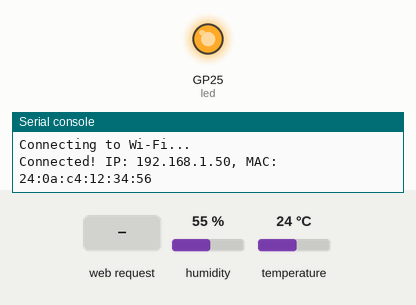
Recording of a program running on a simulated Raspberry Pi Pico running MicroPython. Parts: output pins drawn as LEDs (lit = HIGH), the last lines printed to the serial console. Dashed ring = blinking. Inputs (shaded band) come from the test bench; at power-on: humidity 55 %, temperature 24 °C. WiFi joins after 1.5 s.

Above: at 1.9 s.
At 3.0 s:
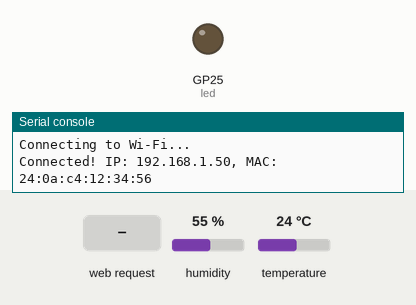
3.1 s: HTTP request GET / received
At 3.85 s:
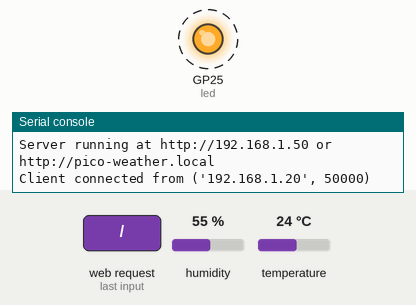
Timing chart, 0 to 6.1 s (numbered marks = the images above; inputs shaded):
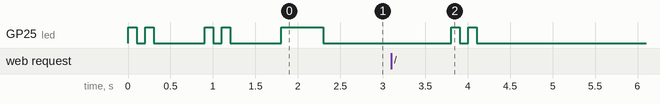

The program:

main.py
```python
import network
import socket
import dht
import machine
import json
import time
import ubinascii

# Wi-Fi credentials (Change these)
SSID = "SSID"
PASSWORD = "PASSWORD"

# Custom hostname (set this to something unique)
HOSTNAME = "pico-weather"

# Initialize Wi-Fi
wlan = network.WLAN(network.STA_IF)
wlan.active(True)
wlan.connect(SSID, PASSWORD)

# LED setup
led = machine.Pin("LED", machine.Pin.OUT)

# LED indication functions
def led_fast_blink():
    for _ in range(2):
        led.on()
        time.sleep(0.1)
        led.off()
        time.sleep(0.1)

def led_slow_blink():
    led.on()
    time.sleep(0.5)
    led.off()
    time.sleep(0.5)

def led_fast_double_blink():
    for _ in range(2):
        led.on()
        time.sleep(0.1)
        led.off()
        time.sleep(0.1)
    time.sleep(0.2)

def led_fade_error():
    for i in range(0, 1024, 64):
        led.duty_u16(i)
        time.sleep(0.02)
    for i in range(1023, -1, -64):
        led.duty_u16(i)
        time.sleep(0.02)
    led.off()

# Connect to Wi-Fi
print("Connecting to Wi-Fi...")
while not wlan.isconnected():
    led_fast_blink()
    time.sleep(0.5)

ip_address = wlan.ifconfig()[0]  # Get the assigned IP address
mac_address = ubinascii.hexlify(wlan.config('mac'), ':').decode()

print(f"Connected! IP: {ip_address}, MAC: {mac_address}")

# Set local hostname for easier access
network.hostname(HOSTNAME)

# DHT11 Sensor on GPIO 1
dht_sensor = dht.DHT11(machine.Pin(1))

# Function to calculate heat index (feels-like temperature)
def calculate_heat_index(temp, humidity):
    c1 = -8.78469475556
    c2 = 1.61139411
    c3 = 2.33854883889
    c4 = -0.14611605
    c5 = -0.012308094
    c6 = -0.0164248277778
    c7 = 0.002211732
    c8 = 0.00072546
    c9 = -0.000003582
    hi = c1 + (c2 * temp) + (c3 * humidity) + (c4 * temp * humidity) + (c5 * temp**2) + (c6 * humidity**2) + (c7 * temp**2 * humidity) + (c8 * temp * humidity**2) + (c9 * temp**2 * humidity**2)
    return round(hi, 2)

# Function to calculate dew point
def calculate_dew_point(temp, humidity):
    a, b = 17.27, 237.7
    alpha = ((a * temp) / (b + temp)) + (humidity / 100.0)
    dew_point = (b * alpha) / (a - alpha)
    return round(dew_point, 2)

# Start Web Server
def start_server():
    addr = socket.getaddrinfo('0.0.0.0', 80)[0][-1]
    server = socket.socket()
    server.bind(addr)
    server.listen(5)
    print(f"Server running at http://{ip_address} or http://{HOSTNAME}.local")

    while True:
        client, addr = server.accept()
        print(f"Client connected from {addr}")
        request = client.recv(1024).decode()

        # Handle CORS Preflight Request
        if "OPTIONS" in request:
            response_headers = (
                "HTTP/1.1 204 No Content\r\n"
                "Access-Control-Allow-Origin: *\r\n"
                "Access-Control-Allow-Methods: GET, POST, OPTIONS\r\n"
                "Access-Control-Allow-Headers: Content-Type\r\n"
                "\r\n"
            )
            client.send(response_headers)
            client.close()
            continue

        try:
            led_fast_double_blink()  # Indicate data transfer

            dht_sensor.measure()
            temperature = dht_sensor.temperature()  # °C
            humidity = dht_sensor.humidity()  # %

            heat_index = calculate_heat_index(temperature, humidity)
            dew_point = calculate_dew_point(temperature, humidity)

            data = {
                "ip": f"http://{ip_address}",
                "hostname": f"http://{HOSTNAME}.local",
                "mac": mac_address,
                "temperature_C": temperature,
                "temperature_F": round(temperature * 9/5 + 32, 2),
                "humidity": humidity,
                "heat_index_C": heat_index,
                "heat_index_F": round(heat_index * 9/5 + 32, 2),
                "dew_point_C": dew_point,
                "dew_point_F": round(dew_point * 9/5 + 32, 2)
            }

            response = json.dumps(data)
        except Exception as e:
            response = json.dumps({"error": "Failed to read sensor", "details": str(e)})
            led_fade_error()  # Indicate an error

        response_headers = (
            "HTTP/1.1 200 OK\r\n"
            "Content-Type: application/json\r\n"
            "Access-Control-Allow-Origin: *\r\n"
            "Access-Control-Allow-Methods: GET, POST, OPTIONS\r\n"
            "Access-Control-Allow-Headers: Content-Type\r\n"
            "\r\n"
        )

        client.send(response_headers + response)
        client.close()

# Main loop to check Wi-Fi connection
while True:
    if wlan.isconnected():
        led_slow_blink()  # Indicate connected status
    else:
        led_fast_blink()  # Indicate lost connection
        wlan.connect(SSID, PASSWORD)  # Attempt reconnection

    time.sleep(1)
    start_server()
```

Measured:
- after the input at 3.1 s, GP25 (led): alternates HIGH for 0.10 s and LOW for 0.10 s, 4 changes in all, then stays LOW, starting after 0.71 s
